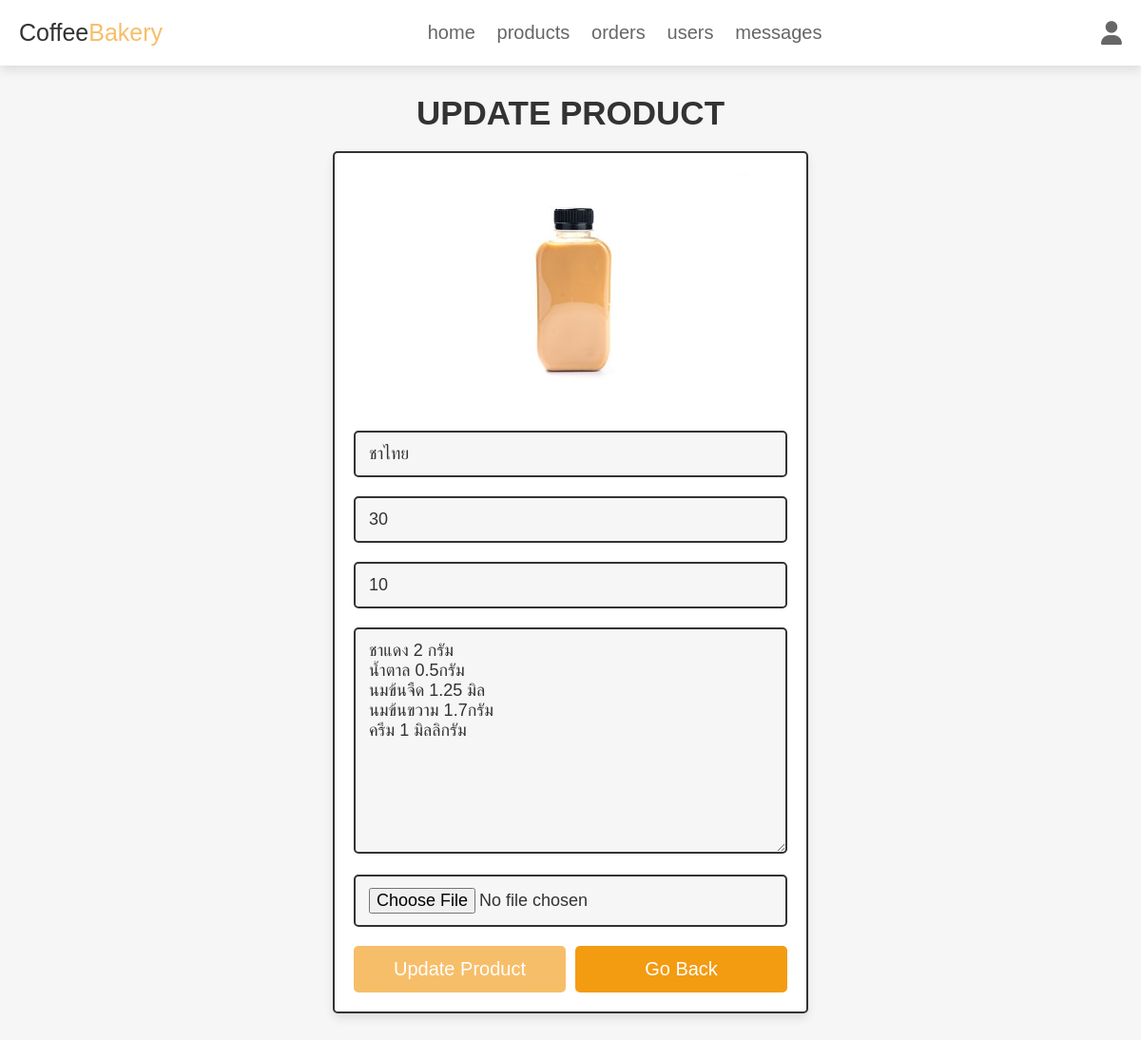
Page /admin_update_product.php?update=31 (signed in) on the committed database.
### tables this page shows
CREATE TABLE `products` (
  `id` int(100) NOT NULL,
  `name` varchar(100) NOT NULL,
  `details` varchar(500) NOT NULL,
  `price` int(100) NOT NULL,
  `image` varchar(100) NOT NULL,
  `cost` int(100) NOT NULL
);

### admin_update_product.php (the view, shortened to what this page needs)
<?php
@include 'config.php';
?>
<!DOCTYPE html>
<html lang="en">
<head>
   <link rel="stylesheet" href="https://cdnjs.cloudflare.com/ajax/libs/font-awesome/6.1.1/css/all.min.css">
   <link rel="stylesheet" href="css/admin_style.css">
</head>
<body>
<?php include 'admin_header.php'; ?>
<section class="update-product">
   <h1 class="title">update product</h1>
   <?php
      $update_id = $_GET['update'];
      $select_products = $conn->prepare("SELECT * FROM `products` WHERE id = ?");
      $select_products->execute([$update_id]);
      if($select_products->rowCount() > 0){
         while($fetch_products = $select_products->fetch(PDO::FETCH_ASSOC)){
   ?>
   <form action="" method="post" enctype="multipart/form-data">
      <img src="uploaded_img/<?= $fetch_products['image']; ?>" alt="">
      <input type="text" name="name" placeholder="enter product name" required class="box" value="<?= $fetch_products['name']; ?>">
      <input type="number" name="price" min="0" placeholder="enter product price" required class="box" value="<?= $fetch_products['price']; ?>">
      <input type="number" name="cost" min="0" placeholder="enter product cost" required class="box" value="<?= $fetch_products['cost']; ?>">
      <textarea name="details" required placeholder="enter product details" class="box" cols="30" rows="10"><?= $fetch_products['details']; ?></textarea>
      <input type="file" name="image" class="box" accept="image/jpg, image/jpeg, image/png">
      <div class="flex-btn">
         <input type="submit" class="btn" value="update product" name="update_product">
         <a href="admin_products.php" class="option-btn">go back</a>
      </div>
   </form>
   <?php
         }
      }else{
         echo '<p class="empty">no products found!</p>';
      }
   ?>
</section>
</body>
</html>

### css/admin_style.css (style rules this page uses)
.update-product form { max-width: 50rem; padding:2rem; margin:0 auto; text-align: center; border:var(--border); box-shadow: var(--box-shadow); background-color: var(--white); border-radius: .5rem; }
.update-product form img { height: 25rem; object-fit: cover; margin-bottom: 1rem; }
.update-product form .box { width: 100%; border:var(--border); background-color: var(--white); border-radius: .5rem; background-color: var(--light-bg); padding:1.2rem 1.4rem; font-size: 1.8rem; color:var(--black); margin:1rem 0; }

### css/components.css (style rules this page uses)
:root { ---green: rgb(247, 190, 105); --orange:#f39c12; --red:#e74c3c; --black:#333; --light-color:#666; --white:#fff; --light-bg:#f6f6f6; --border:.2rem solid var(--black); --box-shadow:0 .5rem 1rem rgba(0,0,0,.1); }
* { font-family: 'Rubik', sans-serif; margin:0; padding:0; box-sizing: border-box; outline: none; border:none; text-decoration: none; color:var(--black); }
body { background-color: var(--light-bg); }
html { font-size: 62.5%; overflow-x: hidden; scroll-behavior: smooth; scroll-padding-top: 6.5rem; }
section { padding:3rem 2rem; max-width: 1200px; margin:0 auto; }
.btn, .delete-btn, .option-btn { display: block; width: 100%; margin-top: 1rem; border-radius: .5rem; color:var(--white); font-size: 2rem; padding:1.3rem 3rem; text-transform: capitalize; cursor: pointer; text-align: center; }
.btn { background-color:rgb(247, 190, 105); }
.option-btn { background-color: var(--orange); }
.flex-btn { display: flex; flex-wrap: wrap; gap:1rem; }
.flex-btn > * { flex:1; }
.title { text-align: center; margin-bottom: 2rem; text-transform: uppercase; color:var(--black); font-size: 3.5rem; }

### rows in the picture
products: image (picture), name "ชาไทย", price "30", cost "10", details "ชาแดง 2 กรัม น้ำตาล 0.5กรัม นมข้นจืด 1.25 มิล นมข้นขวาม 1.7กรัม ครีม 1 มิลลิกรัม"
